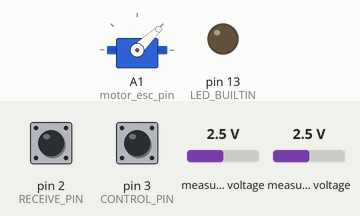
Bench run of a sketch on a simulated Arduino Uno, built for the host (arithmetic inside an expression is 32-bit, double 64-bit). On the bench: servo, output pins drawn as LEDs (lit = HIGH). The test bench sets the inputs (shaded band); at power-on: pin 2 (RECEIVE_PIN) HIGH, pin 3 (CONTROL_PIN) HIGH, measured voltage 2.5 V. What the sketch prints to the serial monitor is not drawn.

Above: at 8.7 s.
8.8 s: pin 2 (RECEIVE_PIN) pulled LOW for 0.15 s
At 10.0 s:
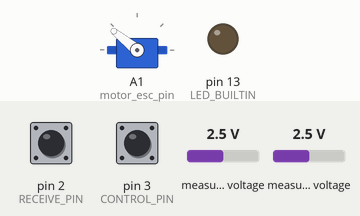
10.4 s: pin 3 (CONTROL_PIN) pulled LOW for 0.15 s
At 11.4 s:
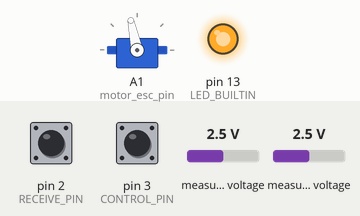
12.0 s: measured voltage (sensor 200) set to 3.8 V
At 16.9 s:
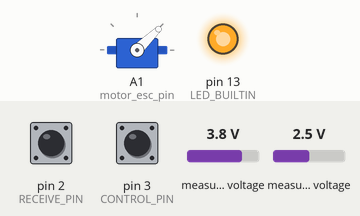
Timing chart, 0 to 18.4 s (numbered marks = the images above; inputs shaded):
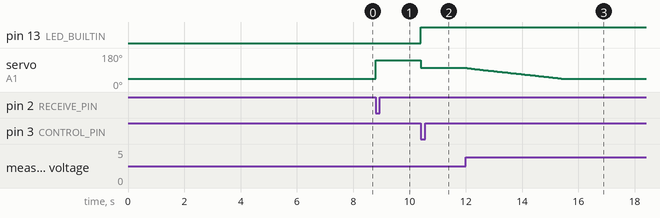

Measured:
- after the input at 8.8 s, servo on A1 (motor_esc_pin): 44° → 141° at once
- after the input at 10.4 s, pin 13 (LED_BUILTIN): LOW → HIGH at once; servo on A1 (motor_esc_pin): 141° → 102° at once
- after the input at 12.0 s, servo on A1 (motor_esc_pin): moves from 102° to 44° over 3.4 s, starting at once

The sketch:

arduino_code.ino
```cpp
#include <Servo.h>
#include <ADS1X15.h>

#define TARGET_FREQUENCY 250


#define TARGET_LOW 26.0       // ControlEnabledFlag = 1
#define CTRL_CENTER_U_LOW 0.566
#define TARGET_HIGH 30.0         // ControlEnabledFlag = 2
#define CTRL_CENTER_U_HIGH 0.598
#define CURRENT_STD 0.6

float target = 0;

#define KP_GAIN 0.008
#define KI_GAIN 0.055
#define KD_GAIN 0.0

Servo motor;
ADS1015 ADS(0x48);

/*  Interrupt throttle reading variables  */
volatile unsigned long pulseInTimeBegin = micros();
volatile unsigned long pulseInTimeEnd = micros();
volatile bool newPulseDurationAvailable = false;
volatile int control_switch_pos = 0;
volatile unsigned long controlPulseStart = micros();
// Pins Connected -------------------------------
const uint8_t motor_esc_pin = A1;     // Writing PWM Throttle
const uint8_t RECEIVE_PIN = 2;        // Reading PWM Throttle
const uint8_t CONTROL_PIN = 3;        // Reading Switch Status
// Variables ------------------------------------
// Variables to store pulse width and throttle position
unsigned long pulse_width;
unsigned long throttle_value;
unsigned long throttle_value_cmd;  // Raw throttle value received. Only used for logging purposes
float throttle_value_01;
bool first_time_control_flag = true;
float int_sum = 0;
float error = 0;
float prev_error = 0;
float de_dt = 0;
float dt = 0;
float freq = 1;


// Current Sensor
int16_t current_adc_reading = 0;
float current_value = 0;
float current_value_raw = 0;
float current_offset = 0;
float current_std = 0;

// Current Moving Average Filter
#define MA_WINDOW_SIZE 10
float last_c_measured[MA_WINDOW_SIZE] = {0};

// Time Variables
unsigned long time_now = 0;
unsigned long time_before = 0;
bool first_run_flag = true;


// Setup ----------------------------------------

void setup(){

  // Serial Configuration
  Serial.begin(115200); delay(1000);
  Serial.println("Starting Setup...");

  // Motor Configuration
  motor.attach(motor_esc_pin);
  motor.writeMicroseconds(1000);
  delay(2000);

  // Setup Built in LED
  pinMode(LED_BUILTIN, OUTPUT);

  // Initialise ADS
  Wire.begin();
  if (!ADS.begin()){
    Serial.println("ADS1015 not connected. Please verify connections and try again.");
    while (1);
  }
  ADS.setDataRate(7);
  ADS.setMode(0);
  ADS.setGain(1);
  Serial.print("Data Rate : "); Serial.println(ADS.getDataRate());

  // Current Sensor Configuration
  calculateCurrentOffsetAndSTD(200, &current_offset, &current_std);
  Serial.println("Begging Data Collection in 2 Seconds...");
  delay(2000);

  /*  Attaching interrupt */
  pinMode(RECEIVE_PIN, INPUT_PULLUP);
  pinMode(CONTROL_PIN, INPUT_PULLUP);
  attachInterrupt(digitalPinToInterrupt(RECEIVE_PIN), fastPulseIn, CHANGE);
  attachInterrupt(digitalPinToInterrupt(CONTROL_PIN), controlChangeEvent, CHANGE);
}

// Loop -----------------------------------------

void loop() {

  // Time
  time_now = millis();


  // READING CURRENT SENSOR ------------------------
  current_adc_reading = ADS.readADC_Differential_0_1(); //Raw data reading // 0 -> 4095
  current_value = ADS.toVoltage(current_adc_reading) / 0.04 - current_offset; //0.04V/A -->[A]
  current_value_raw = current_value;
  current_value = updateAndAverage(last_c_measured, current_value);


  // READING PWM THROTTLE --------------------------
  // unsigned int pulse_width = pulseIn(A0, HIGH);
  if (newPulseDurationAvailable) {
    pulse_width = pulseInTimeEnd - pulseInTimeBegin;
    throttle_value = map(pulse_width, 1000, 2000, 1000, 2000);
  }

  throttle_value = constrain(throttle_value, 1000, 2000);
  throttle_value_cmd = throttle_value;


  // CONTROL LOGIC -------------------------------------------------------------------

  if (control_switch_pos>0){
    // Turn on the builtin LED
    digitalWrite(LED_BUILTIN, HIGH);  // turn the LED on (HIGH is the voltage level)

    // Map to 0 -> 1
    throttle_value_01 = float(throttle_value - 1000)/1000;
    float uc = 0;
    float dt = 1/freq;  // [s]

    // Define Error - dE/dt - ΣeΔt
    if (control_switch_pos == 1){
      target = TARGET_LOW;
    }
    else if (control_switch_pos == 2){
      target = TARGET_HIGH;
    }
    target -= CURRENT_STD;

    error = target - current_value;
    de_dt = (error - prev_error)/dt;
    int_sum += error*dt;
    if (first_time_control_flag){int_sum = 0;}


    if (current_value > target || (current_value < target && throttle_value_01 > 0.6)){
      if (first_time_control_flag){
        int_sum = 0;
        first_time_control_flag = false;
      }
      if (control_switch_pos == 1)
        uc = CTRL_CENTER_U_LOW  + (error>0?0:KP_GAIN*error) + KI_GAIN*int_sum + (abs(error)>5?-KD_GAIN*de_dt:0);
      else if (control_switch_pos == 2)
        uc = CTRL_CENTER_U_HIGH + (error>0?0:KP_GAIN*error) + KI_GAIN*int_sum + (abs(error)>5?-KD_GAIN*de_dt:0);
    }
    else {
      first_time_control_flag = true;
      uc = throttle_value_01;
    }

    if (uc > throttle_value_01){
      // first_time_control_flag = true;
      uc = throttle_value_01;
    }
    if (current_value < target * 0.5){
      first_time_control_flag = true;
    }

    uc = constrain(uc, 0, 1);

    throttle_value = constrain(int(uc * 1000 + 1000), 1000, 2000);

  }
  else {
    // Turn off the builtin LED
    digitalWrite(LED_BUILTIN, LOW);  // turn the LED on (HIGH is the voltage level)
    first_time_control_flag = true;
    error = 0;
  }


  // -----------------------------------------------------------------------------

  // Write Motor Speed to the ESC
  motor.writeMicroseconds(throttle_value);

  // Frequency Calculation
  freq = 1000/(time_now - time_before);

  // PRINTING VALUES --------------------------------
  printDebugStatements();

  // Keeping Frequency Constant
  while(1000/(millis() - time_now) > TARGET_FREQUENCY ){
    // Do nothing
    ;
  }

  time_before = time_now;
}


void printDebugStatements(){
  if (first_run_flag) {
    Serial.println("Time[ms], Throttle[1000 -> 2000], Current_MA[A], Frequency [Hz], Control Enabled Flag, Current Raw[A], I Term, P Term, D Term, Throttle_RCVR [1000 -> 2000]");
    first_run_flag = false;
  }
  else {
    Serial.print(time_now); Serial.print(",");
    Serial.print(throttle_value); Serial.print(",");
    Serial.print(current_value); Serial.print(",");
    Serial.print(freq); Serial.print(",");
    Serial.print(control_switch_pos); Serial.print(",");
    Serial.print(current_value_raw); Serial.print(",");
    Serial.print(int_sum * KI_GAIN); Serial.print(",");
    Serial.print(error>0?0:KP_GAIN*error); Serial.print(",");
    Serial.print((abs(error)>5?-KD_GAIN*de_dt:0)); Serial.print(",");
    Serial.print(throttle_value_cmd);
    Serial.println();
  }
}


void calculateCurrentOffsetAndSTD(int numOfSamples, float *current_offset, float *current_std){
  Serial.println("Calculating Current Offset...");

  float sum = 0;
  float sum_diff_2 = 0;
  float prev_measurement = 0;

  bool first_time = true;

  for(int i = 0; i < numOfSamples; i++){
    int16_t raw_adc = ADS.readADC_Differential_0_1();
    float current = ADS.toVoltage(raw_adc) / 0.04;
    sum += current;
    sum_diff_2 += first_time?0:(current - prev_measurement) * (current - prev_measurement);
    first_time = false;
    prev_measurement = current;
    delay(10);
  }
  *current_offset = sum / numOfSamples;
  *current_std = sqrt(sum_diff_2 / float(numOfSamples - 1));

  Serial.print("Current Offset: "); Serial.println(*current_offset);
  Serial.print("Current STD: "); Serial.println(*current_std);
}


void controlChangeEvent() {
  if (digitalRead(CONTROL_PIN) == HIGH) {
    controlPulseStart = micros();
  } else {
    unsigned long control_pulse_width = micros() - controlPulseStart;
    if (control_pulse_width >= 1700) {
      control_switch_pos = 2;
    }
    else if (control_pulse_width < 1700 && control_pulse_width > 1400) {
      control_switch_pos = 1;
    }
    else {
      control_switch_pos = 0;
    }
  }

}


void fastPulseIn() {
  if (digitalRead(RECEIVE_PIN) == HIGH) {
    pulseInTimeBegin = micros();
    newPulseDurationAvailable = false;
  }
  else {
    pulseInTimeEnd = micros();
    newPulseDurationAvailable = true;
  }
}


float updateAndAverage(float last_c[], float newNumber) {

  // Define the buffer index
  static int buffer_index = 0;

  // Add the new number at the current buffer index
  last_c[buffer_index] = newNumber;
  // Shift the buffer index
  buffer_index = (buffer_index + 1) % MA_WINDOW_SIZE;

  // Calculate the sum of the elements
  float sum = 0;
  for (int i = 0; i < MA_WINDOW_SIZE; i++) {
    sum += last_c[i];
  }

  // Calculate the average
  float average = sum / MA_WINDOW_SIZE;

  return average;
}
```
